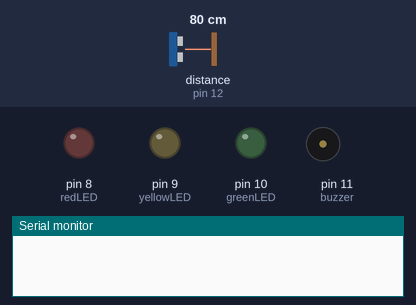
The sketch below on a simulated Arduino Uno, built with avr-gcc and run on an emulated ATmega328P. Shown: output pins drawn as LEDs (lit = HIGH), buzzer (waves = sounding), the last lines printed to the serial monitor. Wiring (inferred from the names in the program): ultrasonic range finder: trigger pin 13; echo pin 12. The test bench sets the inputs (shaded band); at power-on: distance to the obstacle (sensor on pin 12) 80 cm. The echo pulse lasts 58.3 µs per cm; pins used as bus, display or sensor lines are not drawn.

Above: at 1.2 s.
1.3 s: distance to the obstacle (sensor on pin 12) set to 35 cm
2.8 s: distance to the obstacle (sensor on pin 12) set to 29 cm
At 4.0 s:
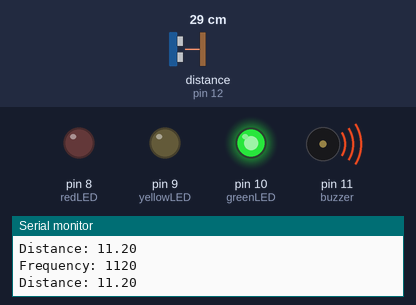
4.3 s: distance to the obstacle (sensor on pin 12) set to 23 cm
At 5.2 s:
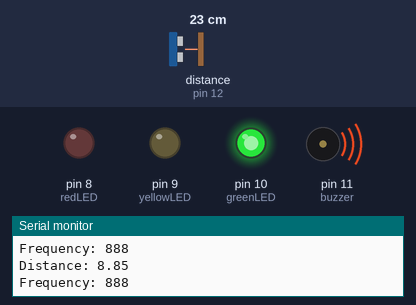
5.8 s: distance to the obstacle (sensor on pin 12) set to 18 cm
At 6.2 s:
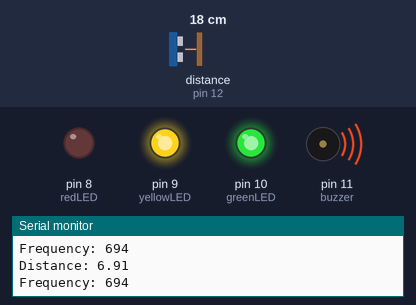
7.4 s: distance to the obstacle (sensor on pin 12) set to 12 cm
At 8.1 s:
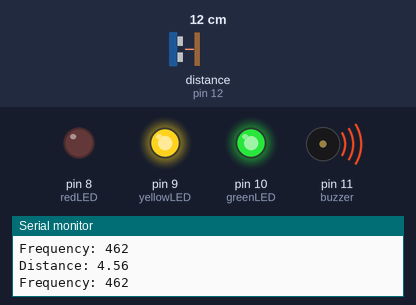
8.9 s: distance to the obstacle (sensor on pin 12) set to 9 cm
At 10.2 s:
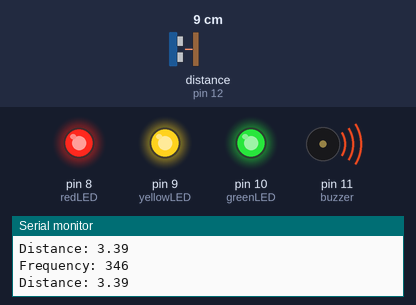
Timing chart, 0 to 11.5 s (numbered marks = the images above; inputs shaded):
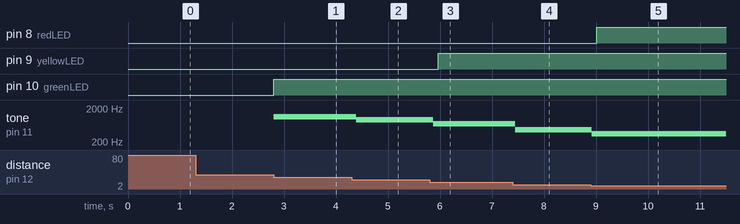

The sketch:

Air_Piano_Code.ino
```cpp
// Dedicated to the tiktok user who asked for a simple project to build with his kid for school
// Distance Sensor Project By: TSJ Electronics, code structure and some comments from Howtomechatronics

/*For a detailed writeup of how these sensors work and other
  useful information please check out:
  https://howtomechatronics.com/tutorials/arduino/ultrasonic-sensor-hc-sr04/#google_vignette
*/

 /*
 For more projects check out TSJelectronics.com
 */

const int trigPin = 13;
const int echoPin = 12;

const int buzzer = 11; //Must use a passive buzzer for clearest sound. Active buzzers ring at a set frequency and wont work well.

const int greenLED = 10;
const int yellowLED  = 9;
const int redLED = 8;

long duration;
double distance;

double maxDistanceInches = 12; // this is how far we want our sensor to read, ignore everything farther than 12 inches.

int baseFrequency = 10;
int maxFrequency = 1200;
int currentFrequency = 500;

void setup() {
  pinMode(trigPin, OUTPUT); // Sets the trigPin as an Output
  pinMode(echoPin, INPUT); // Sets the echoPin as an Input
  pinMode(buzzer, OUTPUT);
  pinMode(greenLED, OUTPUT);
  pinMode(yellowLED, OUTPUT);
  pinMode(redLED, OUTPUT);
  digitalWrite(buzzer, LOW); // set all outputs low
  digitalWrite(greenLED, LOW);
  digitalWrite(yellowLED, LOW);
  digitalWrite(redLED, LOW);
  Serial.begin(9600); // Starts the serial communication
}
void loop() {
  // Clears the trigPin
  digitalWrite(trigPin, LOW);
  delayMicroseconds(2);

  // Sets the trigPin on HIGH state for 10 micro seconds
  digitalWrite(trigPin, HIGH);
  delayMicroseconds(10);
  digitalWrite(trigPin, LOW);

  // Reads the echoPin, returns the sound wave travel time in microseconds
  duration = pulseIn(echoPin, HIGH);

  // Calculating the distance in cm
  distance = duration * 0.034 / 2;

  //to convert cm to inches
  distance = distance / 2.54;

  //Light up light depending on distance!
  if(distance < maxDistanceInches){
     digitalWrite(greenLED, HIGH);
     currentFrequency = (distance/maxDistanceInches)*(maxFrequency - baseFrequency) + baseFrequency;
     tone(buzzer, currentFrequency,100);

     Serial.print("Distance: ");
     Serial.println(distance);

     Serial.print("Frequency: ");
     Serial.println(currentFrequency);
     delay(96);
  }
  else{
     digitalWrite(greenLED, LOW);
     noTone(buzzer); //turn off buzzer if hand is too far away
  }

  if(distance < (maxDistanceInches* 0.66))
    digitalWrite(yellowLED, HIGH);
  else
    digitalWrite(yellowLED, LOW);

   if(distance < (maxDistanceInches * 0.33)){
    digitalWrite(redLED, HIGH);
    //digitalWrite(buzzer, HIGH); // if too close to sensor sound the alarm!!
   }
   else{
   digitalWrite(redLED, LOW);
   //digitalWrite(buzzer,LOW); // if not close turn off alaram
   }
}
```

Measured:
- the behaviour switches between 32 and 31 cm on distance to the obstacle (sensor on pin 12) (found by bisection; images 0 and 1)
- the behaviour switches between 21 and 20 cm on distance to the obstacle (sensor on pin 12) (found by bisection; images 2 and 3)
- the behaviour switches between 11 and 10 cm on distance to the obstacle (sensor on pin 12) (found by bisection; images 4 and 5)
- after the input at 1.3 s, every drawn part: stays the same
- after the input at 2.8 s, pin 10 (greenLED): LOW → HIGH at once; tone on pin 11 (buzzer): silent → 1120 Hz at once
- after the input at 4.3 s, tone on pin 11 (buzzer): 1120 Hz → 888 Hz after 0.09 s
- after the input at 5.8 s, pin 9 (yellowLED): LOW → HIGH after 0.17 s; tone on pin 11 (buzzer): 888 Hz → 694 Hz after 0.07 s
- after the input at 7.4 s, tone on pin 11 (buzzer): 694 Hz → 462 Hz at once
- after the input at 8.9 s, pin 8 (redLED): LOW → HIGH after 0.11 s; tone on pin 11 (buzzer): 462 Hz → 346 Hz at once
